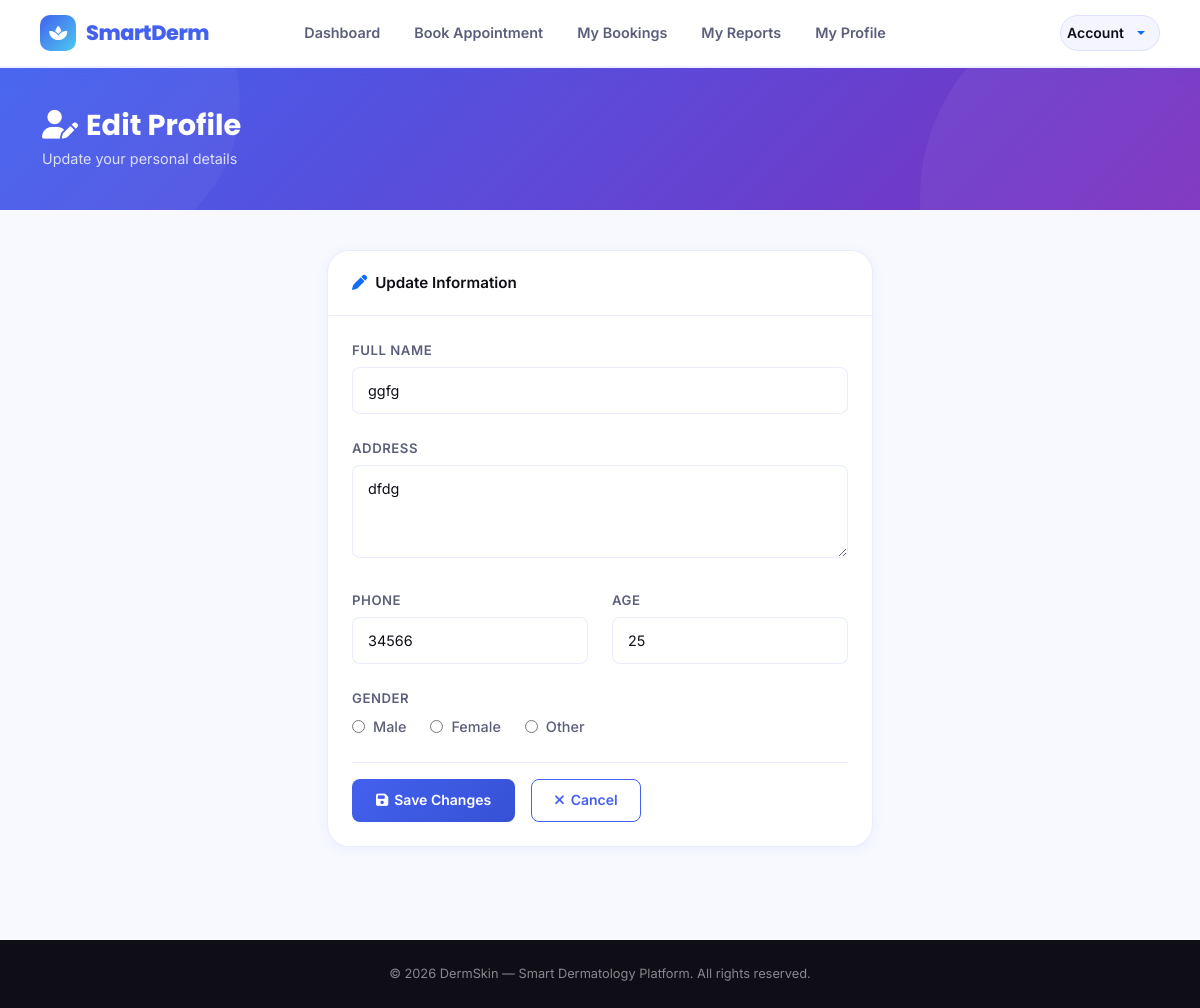
The app's page /edit_profile/ (signed in), older data.
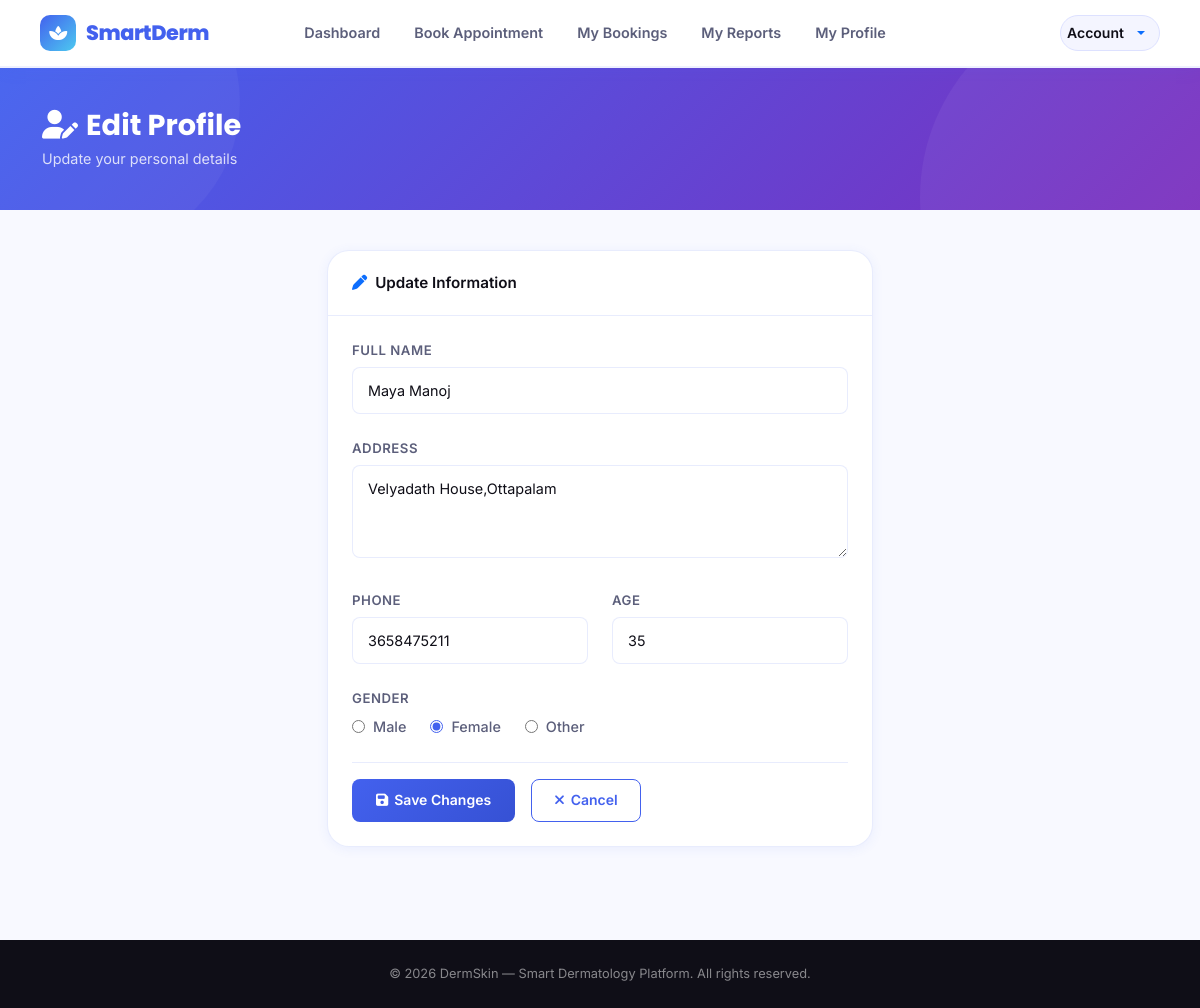
The same page, newer data.
### guest/models.py (models this page shows)
class tbl_patient(models.Model):
    GENDER_CHOICES =[
        ('M','Male'),
        ('F','Female'),
        ('O','Other'),
    ]
    first_name=models.CharField(max_length=20)
    address=models.TextField(blank=True)
    phone=models.CharField(max_length=20)
    email = models.EmailField(max_length=254)  # 254 is the default
    age=models.CharField(max_length=3)
    gender=models.CharField(max_length=1,choices=GENDER_CHOICES)
    pass_word=models.CharField(max_length=128) # 128 is standard for hashed passwords

### patient/views.py (the view, shortened to what this page needs)
# urls.py: path('edit_profile/',views.edit_profile,name='edit_profile'),
def edit_profile(request):
    patient_id=request.session.get('pid')
    if not patient_id:
        return redirect('webguest:login')
    patient=tbl_patient.objects.get(id=patient_id)
    return render(request, 'patient/edit_profile.html', {'patient': patient})

### patient/Templates/patient/edit_profile.html (shortened to what this page needs)
{% extends 'base/header.html' %}
{% block content %}
<div class="page-banner">
    <div class="container position-relative" style="z-index:1">
        <h1><i class="fas fa-user-edit me-2"></i>Edit Profile</h1>
        <p>Update your personal details</p>
    </div>
</div>
<div class="page-wrapper">
<div class="container">
<div class="row justify-content-center">
<div class="col-lg-6 col-md-8" data-aos="fade-up">
    <div class="ds-card">
        <div class="ds-card-header">
            <i class="fas fa-pen text-primary"></i> Update Information
        </div>
        <div class="ds-card-body">
            <form method="post">
                <div class="row g-4">
                    <div class="col-12">
                        <label class="ds-form-label">Full Name</label>
                        <input type="text" name="txt_name" value="{{ patient.first_name }}" class="ds-form-control" required>
                    </div>
                    <div class="col-12">
                        <label class="ds-form-label">Address</label>
                        <textarea name="txt_address" rows="3" class="ds-form-control">{{ patient.address }}</textarea>
                    </div>
                    <div class="col-sm-6">
                        <label class="ds-form-label">Phone</label>
                        <input type="text" name="txt_phone" value="{{ patient.phone }}" class="ds-form-control">
                    </div>
                    <div class="col-sm-6">
                        <label class="ds-form-label">Age</label>
                        <input type="number" name="txt_age" value="{{ patient.age }}" class="ds-form-control" min="0" max="120">
                    </div>
                    <div class="col-12">
                        <label class="ds-form-label">Gender</label>
                        <div class="d-flex gap-4 mt-1">
                            <label style="display:flex;align-items:center;gap:8px;cursor:pointer;font-size:0.9rem;font-weight:500;color:var(--text-mid);">
                                <input type="radio" name="txt_gender" value="M" {% if patient.gender == "M" %}checked{% endif %} style="accent-color:var(--primary);">
                                Male
                            </label>
                            <label style="display:flex;align-items:center;gap:8px;cursor:pointer;font-size:0.9rem;font-weight:500;color:var(--text-mid);">
                                <input type="radio" name="txt_gender" value="F" {% if patient.gender == "F" %}checked{% endif %} style="accent-color:var(--primary);">
                                Female
                            </label>
                            <label style="display:flex;align-items:center;gap:8px;cursor:pointer;font-size:0.9rem;font-weight:500;color:var(--text-mid);">
                                <input type="radio" name="txt_gender" value="O" {% if patient.gender == "O" %}checked{% endif %} style="accent-color:var(--primary);">
                                Other
                            </label>
                        </div>
                    </div>
                </div>
                <div class="d-flex gap-3 mt-4 pt-3" style="border-top:1px solid var(--border);">
                    <button type="submit" class="btn-ds-primary">
                        <i class="fas fa-save"></i> Save Changes
                    </button>
                    <a href="{% url 'webpatient:patient_profile' %}" class="btn-ds-outline">
                        <i class="fas fa-times"></i> Cancel
                    </a>
                </div>
            </form>
        </div>
    </div>
</div>
</div>
</div>
</div>
{% endblock %}

Row changes from the older to the newer data that the page shows:
changed tbl_patient "☐ Male": txt_name "ggfg" → "Maya Manoj"; txt_address "dfdg" → "Velyadath House,Ottapalam"; txt_phone "34566" → "3658475211"; txt_age "25" → "35"; gender "☐ Female" → "☑ Female"
